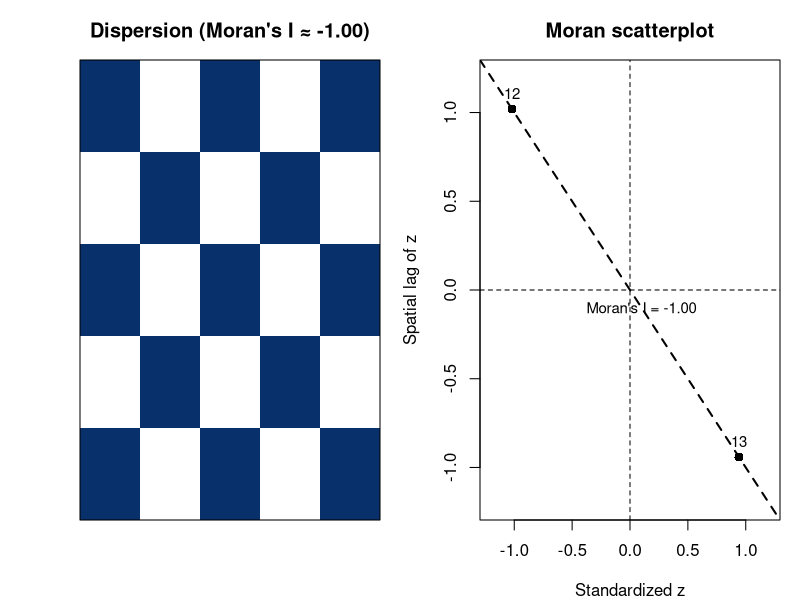
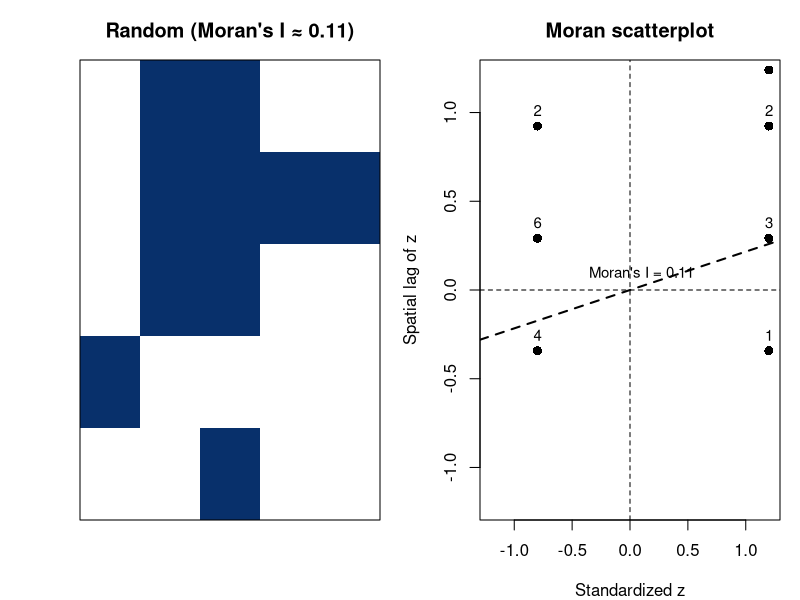
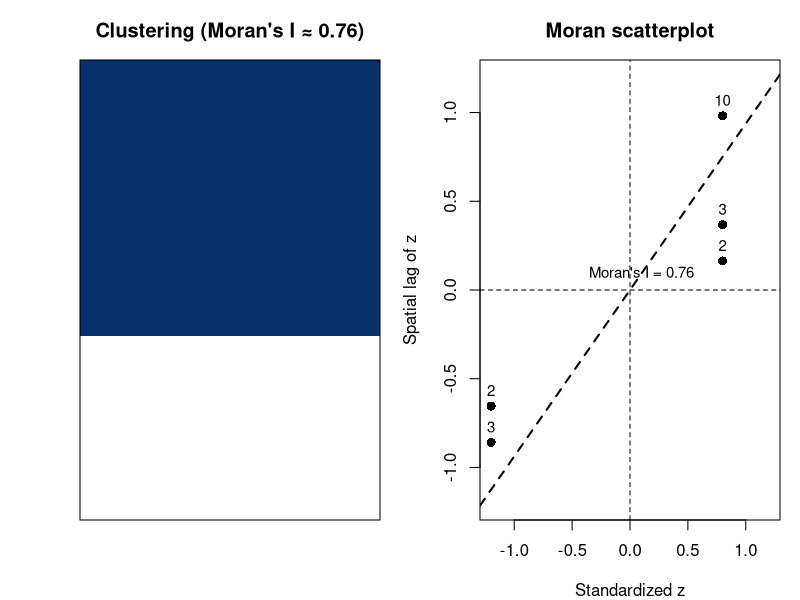
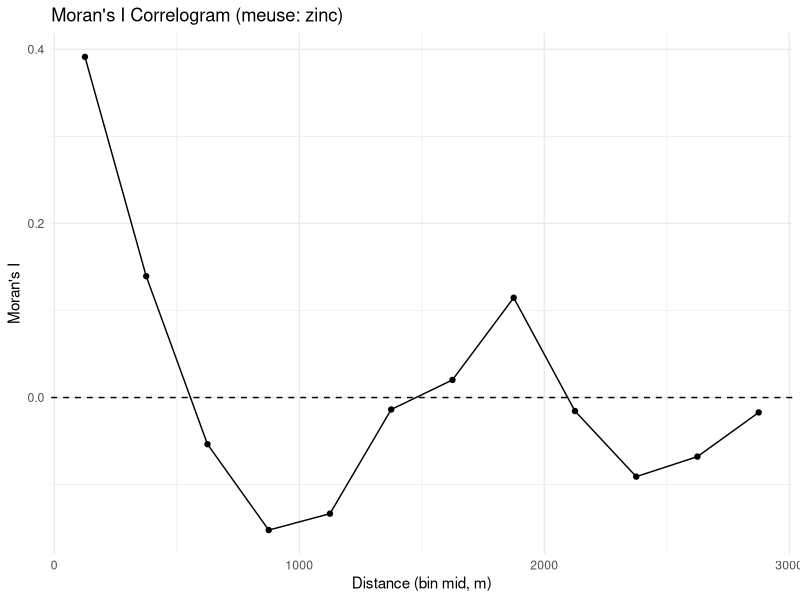
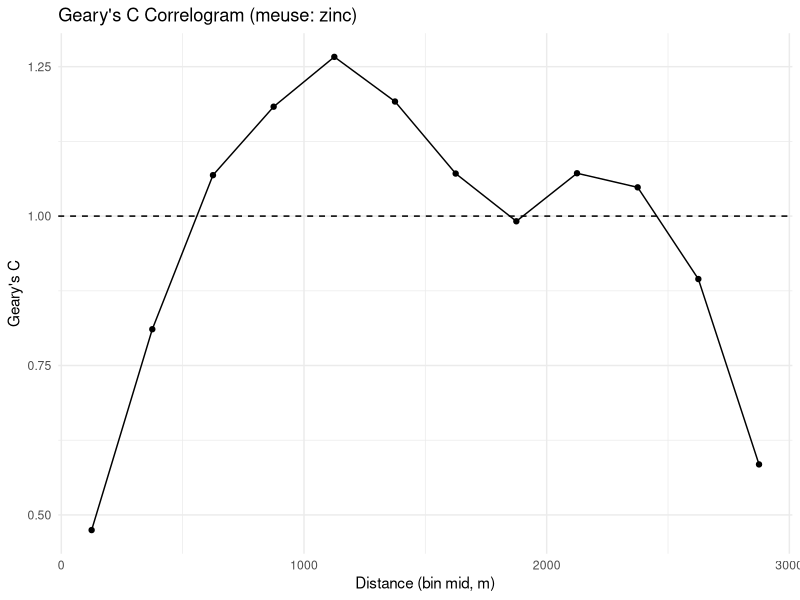

These figures' R source, in order:
## ---- chunk 1
# Silence messages/warnings across the doc
knitr::opts_chunk$set(message = FALSE, warning = FALSE)
library(sf)
library(sp)
library(spdep)
library(ggplot2)

# If you ever see s2/geodesic messages for sf, you can disable s2 for this doc:
# sf::sf_use_s2(FALSE)
## ---- chunk 2
# 5×5 checkerboard with alternating +/-1
nr <- 5; nc <- 5
grid_vals <- outer(1:nr, 1:nc, function(i, j) ifelse((i + j) %% 2 == 0, 1, -1))
z <- as.numeric(t(grid_vals))

# Rook neighbors & weights
nb <- spdep::cell2nb(nr, nc, type = "rook", torus = FALSE)
lw <- spdep::nb2listw(nb, style = "W", zero.policy = TRUE)

# Moran's I & spatial lag
mi   <- spdep::moran.test(z, lw, zero.policy = TRUE)
lagz <- spdep::lag.listw(lw, z, zero.policy = TRUE)

# Standardized coords for Moran scatterplot
zs   <- as.numeric(scale(z))
lz_s <- as.numeric(scale(lagz))

# Collapse duplicates and count multiplicities
zr <- round(zs, 4); lr <- round(lz_s, 4)
df <- data.frame(z = zr, l = lr)
counts <- aggregate(list(n = rep(1, nrow(df))), by = list(z = df$z, l = df$l), FUN = sum)

op <- par(mfrow = c(1, 2), mar = c(4, 4, 3, 1))

# (1) Grid
image(t(apply(grid_vals, 2, rev)), axes = FALSE, col = c("white", "#08306b"))
box()
title(sprintf("Dispersion (Moran's I ≈ %.2f)", mi$estimate[1]))

# (2) Moran scatterplot with counts
plot(zs, lz_s, xlab = "Standardized z", ylab = "Spatial lag of z",
     main = "Moran scatterplot", xlim = c(-1.2, 1.2), ylim = c(-1.2, 1.2), type = "n")
abline(h = 0, v = 0, lty = 2)
fit <- lm(lz_s ~ zs)
abline(fit, lty = 2, lwd = 2)
text(0.1, -0.1, sprintf("Moran's I = %.2f", mi$estimate[1]), cex = 0.9)
points(counts$z, counts$l, pch = 16, cex = 1.2)
text(counts$z, counts$l, labels = counts$n, pos = 3, cex = 0.9)

par(op)
## ---- chunk 3
set.seed(123)  # change to try other random layouts
nr <- 5; nc <- 5
grid_vals <- matrix(sample(c(-1, 1), nr*nc, replace = TRUE), nrow = nr, ncol = nc)
z <- as.numeric(t(grid_vals))

nb <- spdep::cell2nb(nr, nc, type = "rook", torus = FALSE)
lw <- spdep::nb2listw(nb, style = "W", zero.policy = TRUE)

mi   <- spdep::moran.test(z, lw, zero.policy = TRUE)
lagz <- spdep::lag.listw(lw, z, zero.policy = TRUE)

zs   <- as.numeric(scale(z))
lz_s <- as.numeric(scale(lagz))

zr <- round(zs, 4); lr <- round(lz_s, 4)
df <- data.frame(z = zr, l = lr)
counts <- aggregate(list(n = rep(1, nrow(df))), by = list(z = df$z, l = df$l), FUN = sum)

op <- par(mfrow = c(1, 2), mar = c(4, 4, 3, 1))

image(t(apply(grid_vals, 2, rev)), axes = FALSE, col = c("white", "#08306b"))
box()
title(sprintf("Random (Moran's I ≈ %.2f)", mi$estimate[1]))

plot(zs, lz_s, xlab = "Standardized z", ylab = "Spatial lag of z",
     main = "Moran scatterplot", xlim = c(-1.2, 1.2), ylim = c(-1.2, 1.2), type = "n")
abline(h = 0, v = 0, lty = 2)
fit <- lm(lz_s ~ zs)
abline(fit, lty = 2, lwd = 2)
text(0.1, 0.1, sprintf("Moran's I = %.2f", mi$estimate[1]), cex = 0.9)
points(counts$z, counts$l, pch = 16, cex = 1.2)
text(counts$z, counts$l, labels = counts$n, pos = 3, cex = 0.9)

par(op)
## ---- chunk 4
nr <- 5; nc <- 5
grid_vals <- matrix(-1, nrow = nr, ncol = nc)
grid_vals[1:3, ] <- 1  # large +1 block above, -1 block below
z <- as.numeric(t(grid_vals))

nb <- spdep::cell2nb(nr, nc, type = "rook", torus = FALSE)
lw <- spdep::nb2listw(nb, style = "W", zero.policy = TRUE)

mi   <- spdep::moran.test(z, lw, zero.policy = TRUE)
lagz <- spdep::lag.listw(lw, z, zero.policy = TRUE)

zs   <- as.numeric(scale(z))
lz_s <- as.numeric(scale(lagz))

zr <- round(zs, 4); lr <- round(lz_s, 4)
df <- data.frame(z = zr, l = lr)
counts <- aggregate(list(n = rep(1, nrow(df))), by = list(z = df$z, l = df$l), FUN = sum)

op <- par(mfrow = c(1, 2), mar = c(4, 4, 3, 1))

image(t(apply(grid_vals, 2, rev)), axes = FALSE, col = c("white", "#08306b"))
box()
title(sprintf("Clustering (Moran's I ≈ %.2f)", mi$estimate[1]))

plot(zs, lz_s, xlab = "Standardized z", ylab = "Spatial lag of z",
     main = "Moran scatterplot", xlim = c(-1.2, 1.2), ylim = c(-1.2, 1.2), type = "n")
abline(h = 0, v = 0, lty = 2)
fit <- lm(lz_s ~ zs)
abline(fit, lty = 2, lwd = 2)
text(0.1, 0.1, sprintf("Moran's I = %.2f", mi$estimate[1]), cex = 0.9)
points(counts$z, counts$l, pch = 16, cex = 1.2)
text(counts$z, counts$l, labels = counts$n, pos = 3, cex = 0.9)

par(op)
## ---- chunk 5
# 'meuse' ships with the {sp} package
data(meuse, package = "sp")
meuse_sf <- st_as_sf(meuse, coords = c("x","y"), crs = 28992)  # RD Amersfoort
summary(meuse_sf$zinc)
## ---- chunk 6
max_distance <- 3000   # meters
n_bins       <- 12
edges <- seq(0, max_distance, length.out = n_bins + 1)
bins  <- data.frame(
  bin_id = seq_len(n_bins),
  d_min  = edges[-length(edges)],
  d_max  = edges[-1]
)
bins
## ---- chunk 7
# Build binary weights for a distance ring [d_min, d_max)
ring_listw <- function(coords, d_min, d_max, zero_ok = TRUE) {
  nb <- spdep::dnearneigh(coords, d1 = d_min, d2 = d_max, longlat = FALSE)
  lw <- spdep::nb2listw(nb, style = "B", zero.policy = zero_ok)
  list(nb = nb, lw = lw)
}
## ---- chunk 8
moran_ring <- function(x, coords, d_min, d_max, nsim = 499, zero_ok = TRUE) {
  w <- ring_listw(coords, d_min, d_max, zero_ok)
  if (sum(unlist(w$lw$weights), na.rm = TRUE) == 0) {
    return(list(I = NA_real_, p_mc = NA_real_, n_links = 0))
  }
  mc <- spdep::moran.mc(x, w$lw, nsim = nsim, zero.policy = zero_ok, alternative = "two.sided")
  list(I = as.numeric(mc$statistic), p_mc = mc$p.value,
       n_links = sum(unlist(w$lw$weights)))
}

coords <- st_coordinates(meuse_sf)
x <- meuse_sf$zinc
set.seed(123)

res_I <- do.call(rbind, lapply(seq_len(nrow(bins)), function(i) {
  b <- bins[i,]
  r <- moran_ring(x, coords, b$d_min, b$d_max, nsim = 499, zero_ok = TRUE)
  data.frame(bin_id = b$bin_id, d_min = b$d_min, d_max = b$d_max,
             I = r$I, p_mc = r$p_mc, n_links = r$n_links)
}))
res_I
## ---- chunk 9
res_I$mid <- (res_I$d_min + res_I$d_max)/2
ggplot(res_I, aes(mid, I)) +
  geom_hline(yintercept = 0, linetype = 2) +
  geom_point() + geom_line() +
  labs(x = "Distance (bin mid, m)", y = "Moran's I",
       title = "Moran's I Correlogram (meuse: zinc)") +
  theme_minimal()
## ---- chunk 10
geary_ring <- function(x, coords, d_min, d_max, nsim = 499, zero_ok = TRUE) {
  w <- ring_listw(coords, d_min, d_max, zero_ok)
  if (sum(unlist(w$lw$weights), na.rm = TRUE) == 0) {
    return(list(C = NA_real_, p_mc = NA_real_, n_links = 0))
  }
  mc <- spdep::geary.mc(x, w$lw, nsim = nsim, zero.policy = zero_ok, alternative = "two.sided")
  list(C = as.numeric(mc$statistic), p_mc = mc$p.value,
       n_links = sum(unlist(w$lw$weights)))
}

res_C <- do.call(rbind, lapply(seq_len(nrow(bins)), function(i) {
  b <- bins[i,]
  r <- geary_ring(x, coords, b$d_min, b$d_max, nsim = 499, zero_ok = TRUE)
  data.frame(bin_id = b$bin_id, d_min = b$d_min, d_max = b$d_max,
             C = r$C, p_mc = r$p_mc, n_links = r$n_links)
}))
res_C
## ---- chunk 11
res_C$mid <- (res_C$d_min + res_C$d_max)/2
ggplot(res_C, aes(mid, C)) +
  geom_hline(yintercept = 1, linetype = 2) +
  geom_point() + geom_line() +
  labs(x = "Distance (bin mid, m)", y = "Geary's C",
       title = "Geary's C Correlogram (meuse: zinc)") +
  theme_minimal()
